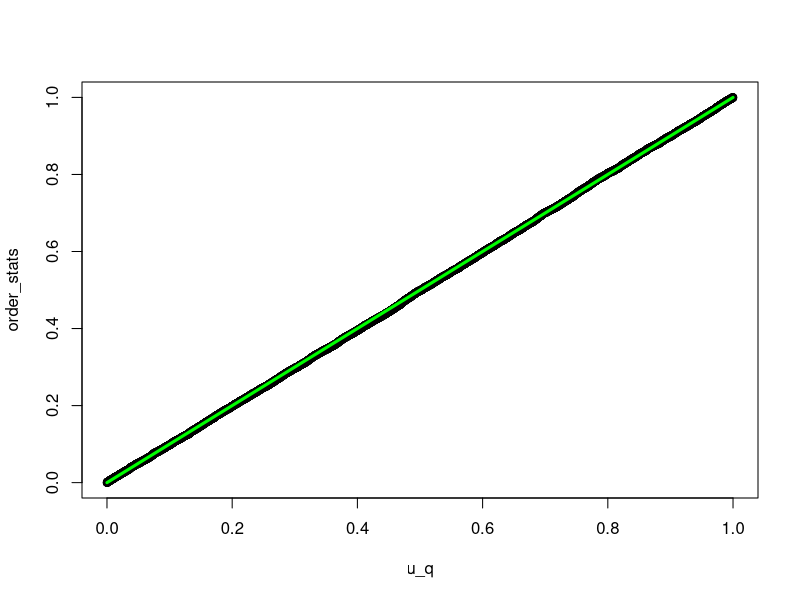
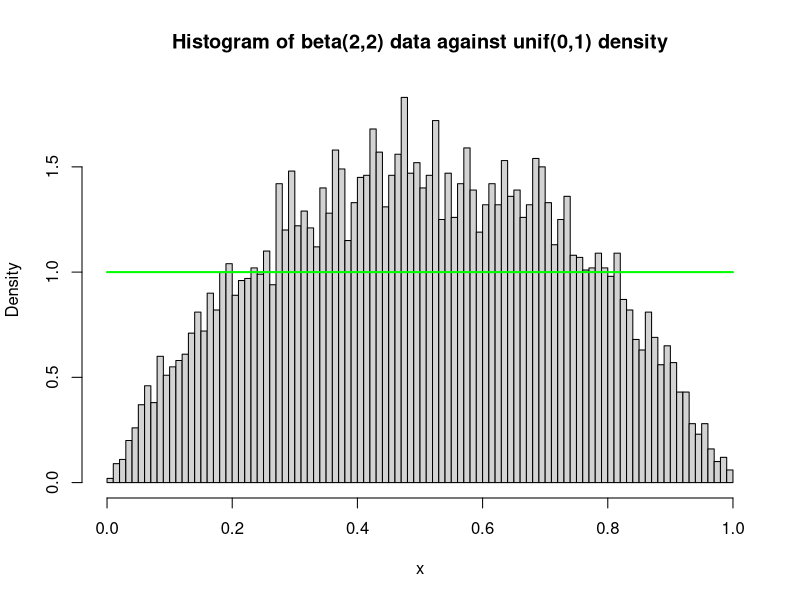
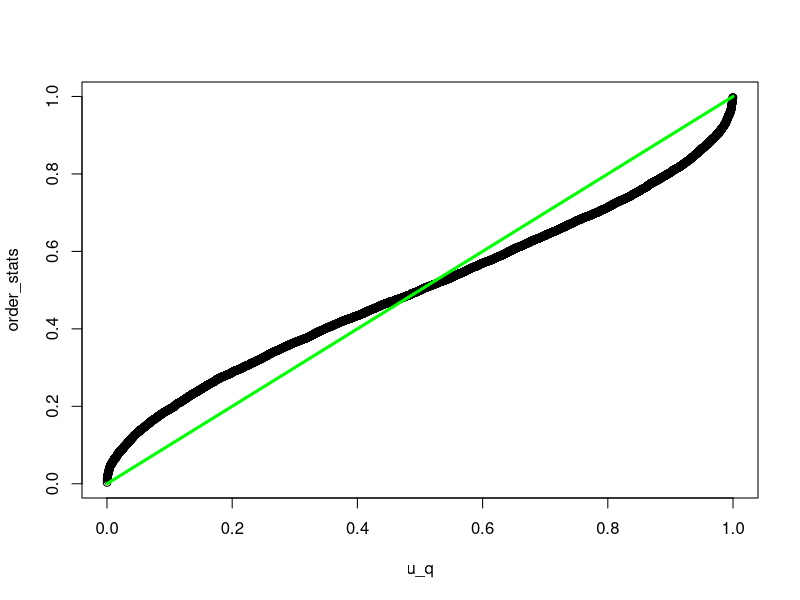
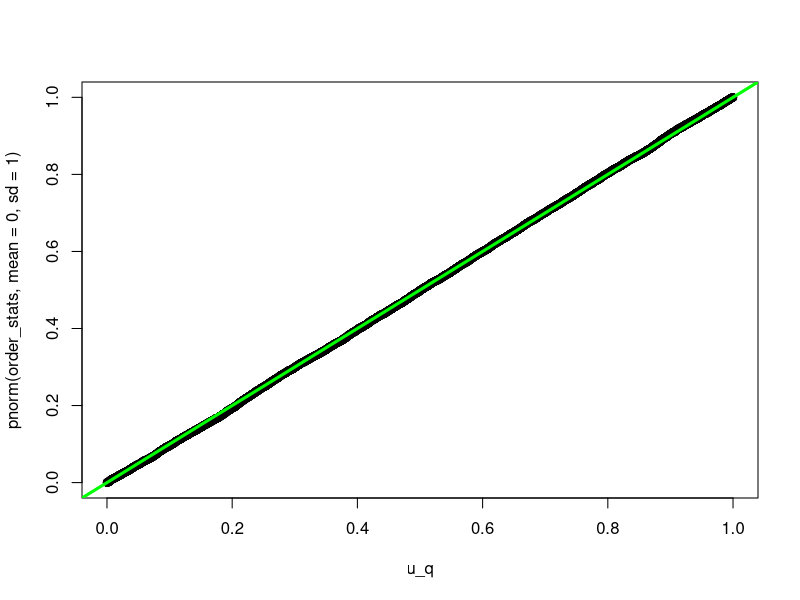
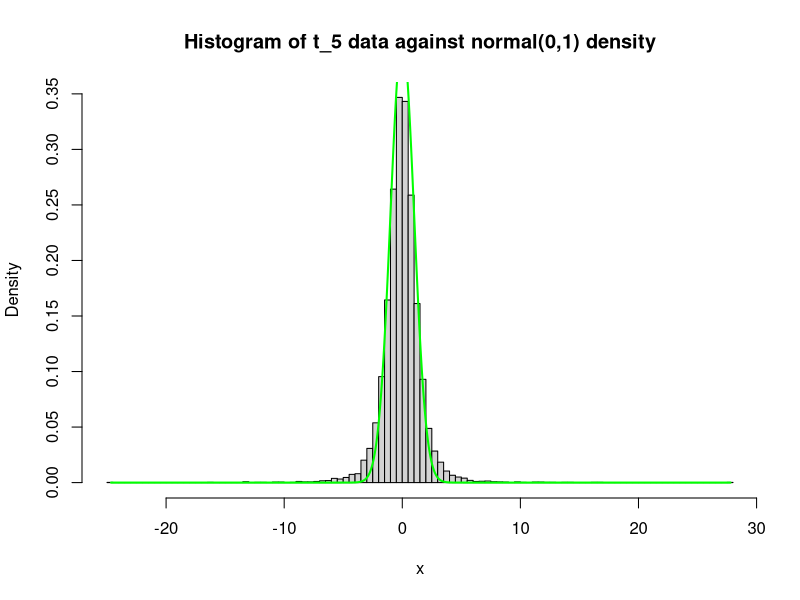
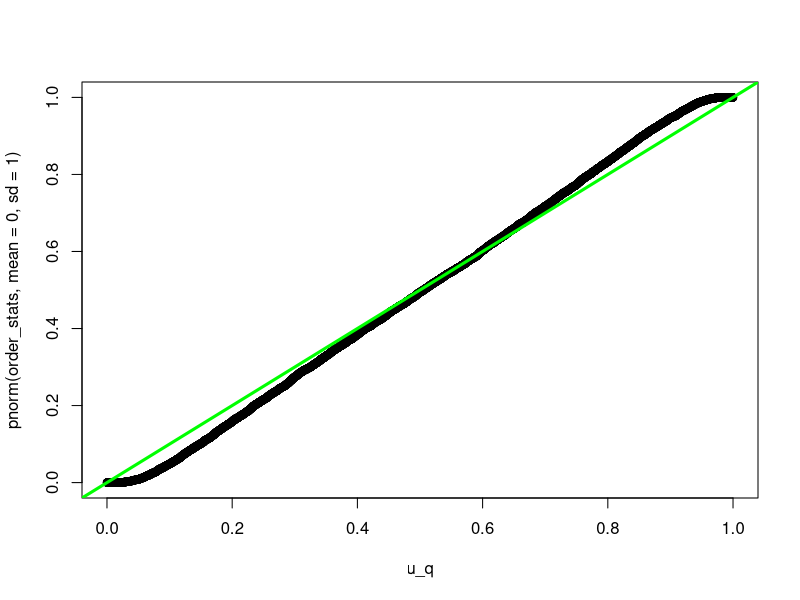

Recreate these plots in R, in order.
# Code for illustrating Q-Q plots

# Sample data from the standard uniform distribution
n = 10000
x = runif( n=n, min=0, max=1)
# Next, order the sample
order_stats = sort(x)
# Then compute the quantiles of the standard uniform distribution for each
# order statistic.  Recall that the expected value of the kth order statistic is
# k/(n+1)
u_q = (1:n)/(n+1)
# Finally, plot the observed order statistics against their expected values, 
# assuming the standard uniform distribution.  Since the data were actually
# generated from the standard uniform distribution the fit should be good, and
# we should observe roughly a 45 degree line from the origin.
plot( u_q, order_stats)
grid = seq(0,1,by=.001)
lines( grid, grid, col='green', lwd=3)

# Now consider what happens when we sample data from the beta(2,2) distribution
x = rbeta( n=n, shape1=2, shape2=2)
# First lets look at how the empirical density function compares to the standard
# uniform density function
hist( x, breaks=sqrt(n), freq=F, 
      main='Histogram of beta(2,2) data against unif(0,1) density')
lines( grid, dunif( grid, min=0, max=1), col='green', lwd=2)
# Notice that the tails of these two distributions are very different, and this
# is what shows up on the Q-Q plot
order_stats = sort(x)
plot( u_q, order_stats)
grid = seq(0,1,by=.001)
lines( grid, grid, col='green', lwd=3)



# Repeat this analysis for standard normal data via inverse CDF transforms of 
# the expected quantiles of the standard uniform distribution
x = rnorm( n=n, mean=0, sd=1)
order_stats = sort(x)
plot( u_q, pnorm(order_stats, mean=0, sd=1))
grid = seq(min(x),max(x),by=.001)
lines( grid, grid, col='green', lwd=3)

# How similar does the normal distribution look to a distribution with heavier
# tails?  Say, the t_5 distribution?
x = rt( n=n, df=3)
# First plot the histogram of the data set from the t_5 distribution against 
# the standard normal density function
hist( x, breaks=sqrt(n), freq=F,
      main='Histogram of t_5 data against normal(0,1) density')
grid = seq(min(x),max(x),by=.001)
lines( grid, dnorm( grid, mean=0, sd=1), col='green', lwd=2)
# Again, observe the difference in the tails, and notice how this shows up in 
# the Q-Q plots
order_stats = sort(x)
plot( u_q, pnorm( order_stats, mean=0, sd=1))
lines( grid, grid, col='green', lwd=3)
